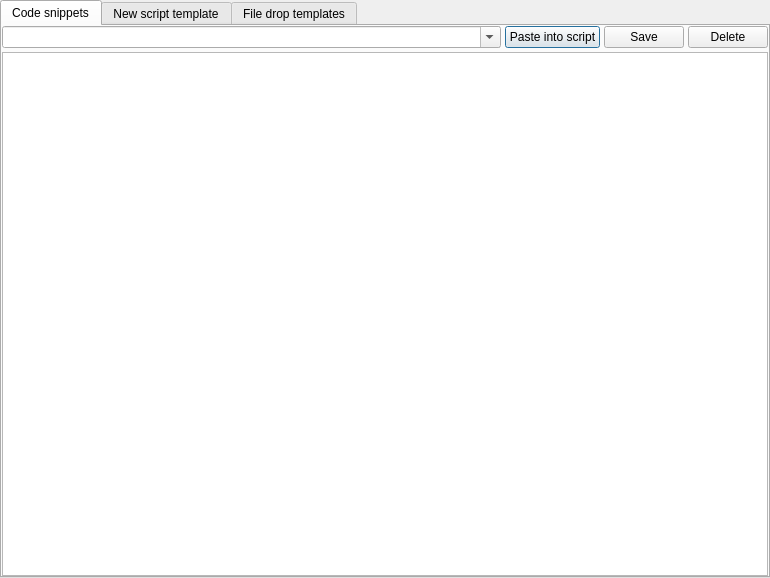
<?xml version="1.0" encoding="UTF-8"?>
<ui version="4.0">
 <class>TemplatesDialog</class>
 <widget class="QDialog" name="TemplatesDialog">
  <property name="geometry">
   <rect>
    <x>0</x>
    <y>0</y>
    <width>770</width>
    <height>578</height>
   </rect>
  </property>
  <property name="windowTitle">
   <string>Script templates</string>
  </property>
  <layout class="QVBoxLayout" name="verticalLayout">
   <property name="spacing">
    <number>0</number>
   </property>
   <property name="leftMargin">
    <number>0</number>
   </property>
   <property name="topMargin">
    <number>0</number>
   </property>
   <property name="rightMargin">
    <number>0</number>
   </property>
   <property name="bottomMargin">
    <number>0</number>
   </property>
   <item>
    <widget class="QTabWidget" name="templatesTabWidget">
     <property name="currentIndex">
      <number>0</number>
     </property>
     <widget class="QWidget" name="codeSnippetsTab">
      <attribute name="title">
       <string>Code snippets</string>
      </attribute>
      <layout class="QVBoxLayout" name="verticalLayout_3">
       <property name="spacing">
        <number>4</number>
       </property>
       <property name="leftMargin">
        <number>0</number>
       </property>
       <property name="topMargin">
        <number>0</number>
       </property>
       <property name="rightMargin">
        <number>0</number>
       </property>
       <property name="bottomMargin">
        <number>0</number>
       </property>
       <item>
        <layout class="QHBoxLayout" name="horizontalLayout_2">
         <property name="spacing">
          <number>4</number>
         </property>
         <item>
          <widget class="QComboBox" name="snippetNameComboBox">
           <property name="sizePolicy">
            <sizepolicy hsizetype="Expanding" vsizetype="Fixed">
             <horstretch>0</horstretch>
             <verstretch>0</verstretch>
            </sizepolicy>
           </property>
           <property name="editable">
            <bool>true</bool>
           </property>
           <property name="insertPolicy">
            <enum>QComboBox::NoInsert</enum>
           </property>
          </widget>
         </item>
         <item>
          <widget class="QPushButton" name="snippetPasteIntoScriptButton">
           <property name="text">
            <string>Paste into script</string>
           </property>
           <property name="default">
            <bool>true</bool>
           </property>
          </widget>
         </item>
         <item>
          <widget class="QPushButton" name="snippetSaveButton">
           <property name="text">
            <string>Save</string>
           </property>
          </widget>
         </item>
         <item>
          <widget class="QPushButton" name="snippetDeleteButton">
           <property name="text">
            <string>Delete</string>
           </property>
          </widget>
         </item>
        </layout>
       </item>
       <item>
        <widget class="ScriptEditor" name="snippetEdit"/>
       </item>
      </layout>
     </widget>
     <widget class="QWidget" name="newScriptTemplateTab">
      <attribute name="title">
       <string>New script template</string>
      </attribute>
      <layout class="QVBoxLayout" name="verticalLayout_2">
       <property name="spacing">
        <number>4</number>
       </property>
       <property name="leftMargin">
        <number>0</number>
       </property>
       <property name="topMargin">
        <number>0</number>
       </property>
       <property name="rightMargin">
        <number>0</number>
       </property>
       <property name="bottomMargin">
        <number>0</number>
       </property>
       <item>
        <layout class="QHBoxLayout" name="horizontalLayout">
         <property name="spacing">
          <number>4</number>
         </property>
         <item>
          <spacer name="horizontalSpacer">
           <property name="orientation">
            <enum>Qt::Horizontal</enum>
           </property>
           <property name="sizeHint" stdset="0">
            <size>
             <width>318</width>
             <height>20</height>
            </size>
           </property>
          </spacer>
         </item>
         <item>
          <widget class="QPushButton" name="newScriptTemplateRevertButton">
           <property name="text">
            <string>Revert</string>
           </property>
          </widget>
         </item>
         <item>
          <widget class="QPushButton" name="newScriptTemplateLoadDefaultButton">
           <property name="text">
            <string>Load default</string>
           </property>
          </widget>
         </item>
         <item>
          <widget class="QPushButton" name="newScriptTemplateSaveButton">
           <property name="text">
            <string>Save</string>
           </property>
          </widget>
         </item>
        </layout>
       </item>
       <item>
        <widget class="ScriptEditor" name="newScriptTemplateEdit"/>
       </item>
      </layout>
     </widget>
     <widget class="QWidget" name="fileDropTemplatesTab">
      <attribute name="title">
       <string>File drop templates</string>
      </attribute>
      <layout class="QVBoxLayout" name="verticalLayout_5">
       <property name="spacing">
        <number>4</number>
       </property>
       <property name="leftMargin">
        <number>0</number>
       </property>
       <property name="topMargin">
        <number>0</number>
       </property>
       <property name="rightMargin">
        <number>0</number>
       </property>
       <property name="bottomMargin">
        <number>0</number>
       </property>
       <item>
        <layout class="QHBoxLayout" name="horizontalLayout_3">
         <property name="spacing">
          <number>4</number>
         </property>
         <item>
          <widget class="QTableView" name="dropFileCategoryView">
           <property name="alternatingRowColors">
            <bool>true</bool>
           </property>
           <property name="selectionMode">
            <enum>QAbstractItemView::SingleSelection</enum>
           </property>
           <property name="selectionBehavior">
            <enum>QAbstractItemView::SelectRows</enum>
           </property>
           <property name="textElideMode">
            <enum>Qt::ElideNone</enum>
           </property>
           <property name="verticalScrollMode">
            <enum>QAbstractItemView::ScrollPerPixel</enum>
           </property>
           <property name="horizontalScrollMode">
            <enum>QAbstractItemView::ScrollPerPixel</enum>
           </property>
           <attribute name="horizontalHeaderHighlightSections">
            <bool>false</bool>
           </attribute>
           <attribute name="horizontalHeaderStretchLastSection">
            <bool>true</bool>
           </attribute>
           <attribute name="verticalHeaderVisible">
            <bool>false</bool>
           </attribute>
          </widget>
         </item>
         <item>
          <layout class="QVBoxLayout" name="verticalLayout_4">
           <property name="spacing">
            <number>4</number>
           </property>
           <item>
            <widget class="QPushButton" name="saveDropFileCategoriesButton">
             <property name="text">
              <string>Save all</string>
             </property>
            </widget>
           </item>
           <item>
            <widget class="QPushButton" name="revertDropFileCategoriesButton">
             <property name="text">
              <string>Revert</string>
             </property>
            </widget>
           </item>
           <item>
            <widget class="QPushButton" name="addDropFileCategoryButton">
             <property name="text">
              <string>Add</string>
             </property>
            </widget>
           </item>
           <item>
            <widget class="QPushButton" name="deleteSelectedDropFileCategoryButton">
             <property name="text">
              <string>Delete</string>
             </property>
            </widget>
           </item>
           <item>
            <spacer name="verticalSpacer">
             <property name="orientation">
              <enum>Qt::Vertical</enum>
             </property>
             <property name="sizeHint" stdset="0">
              <size>
               <width>20</width>
               <height>40</height>
              </size>
             </property>
            </spacer>
           </item>
          </layout>
         </item>
        </layout>
       </item>
       <item>
        <widget class="QLabel" name="fileDropTemplatesInfoLabel">
         <property name="text">
          <string>Write file name mask list as a list of wildcards, separated by semicolons without spaces.
In the template below use tokens: </string>
         </property>
         <property name="wordWrap">
          <bool>true</bool>
         </property>
        </widget>
       </item>
       <item>
        <widget class="ScriptEditor" name="dropFileCategoryTemplateEdit"/>
       </item>
      </layout>
     </widget>
    </widget>
   </item>
  </layout>
 </widget>
 <customwidgets>
  <customwidget>
   <class>ScriptEditor</class>
   <extends>QPlainTextEdit</extends>
   <header>../../src/script_editor/script_editor.h</header>
  </customwidget>
 </customwidgets>
 <resources/>
 <connections/>
</ui>
